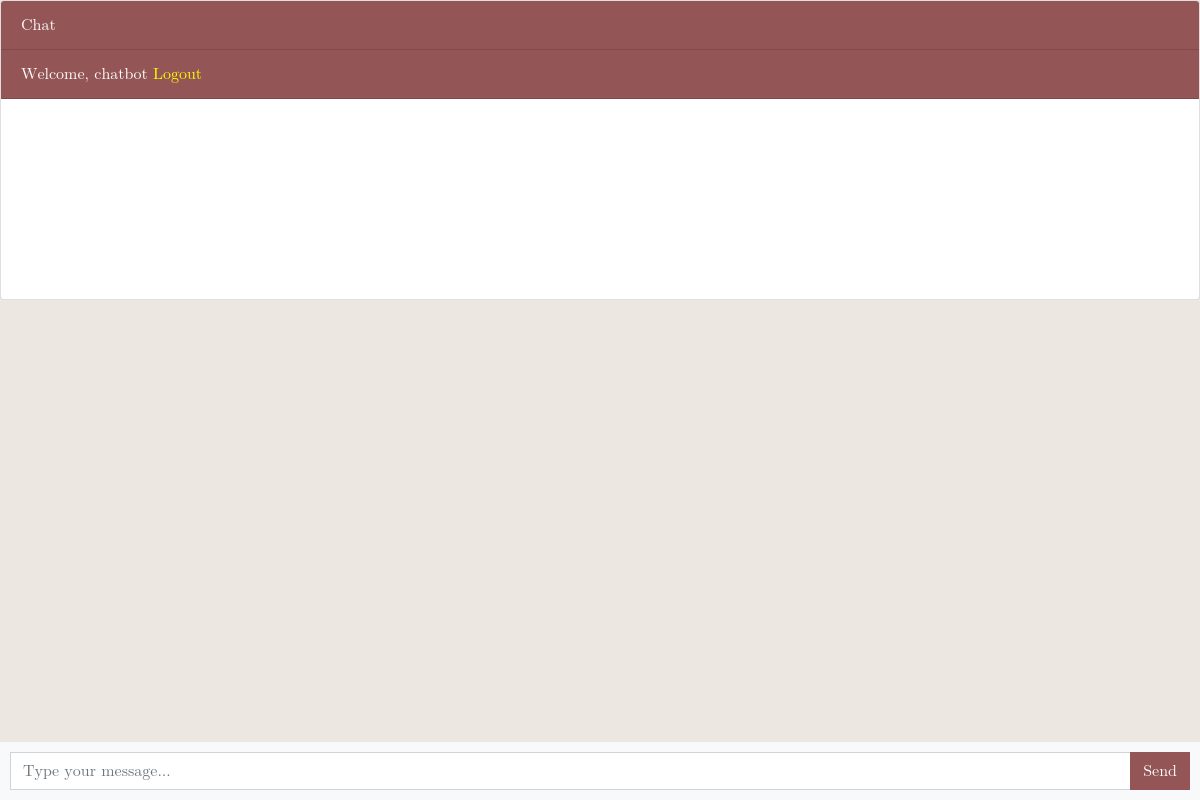
Before: /chat (signed in) with the older database file.
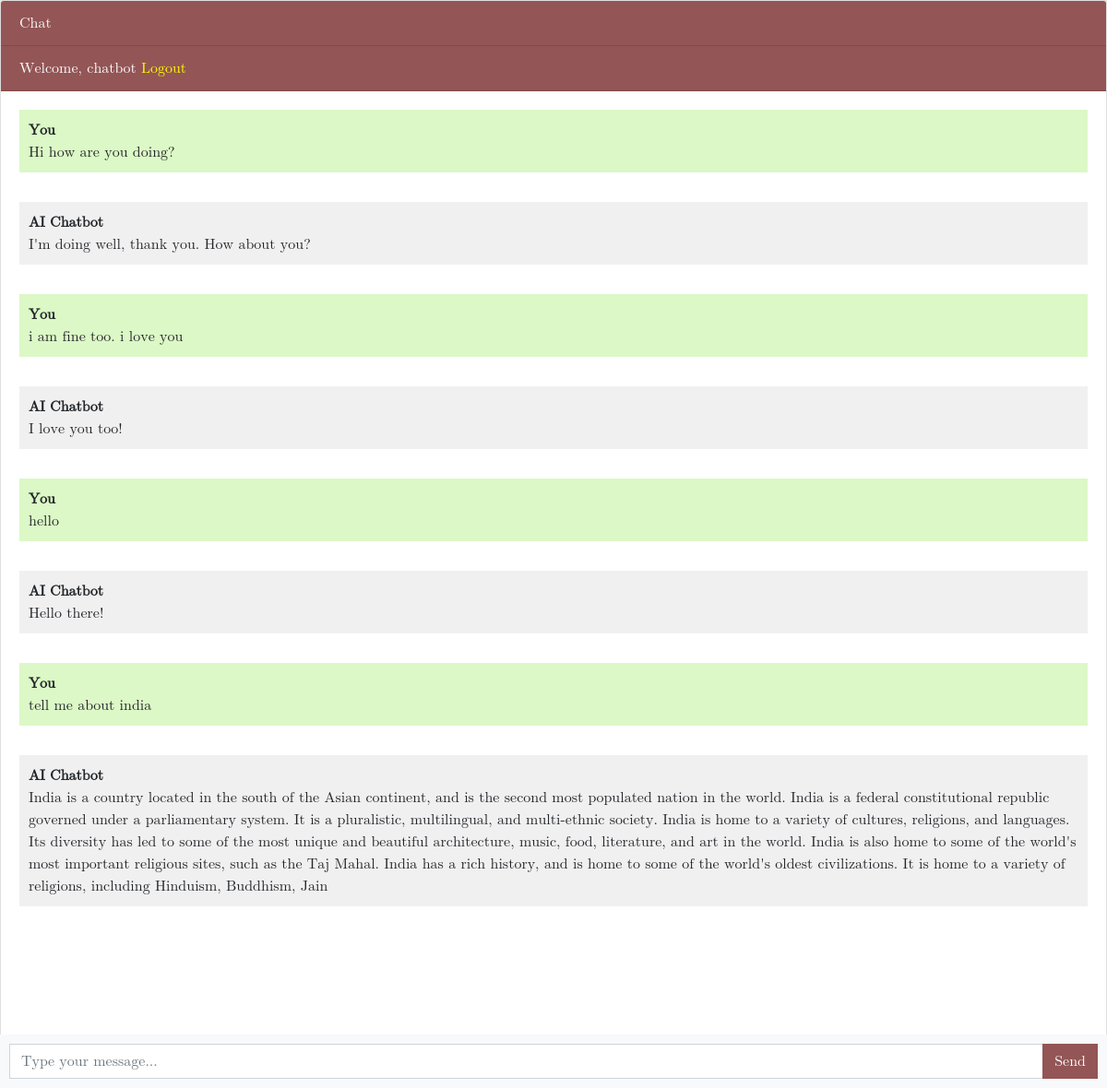
After: the same page with the newer database file.
### chatbot/models.py (models this page shows, shortened)
class Chat(models.Model):
    user = models.ForeignKey(User, on_delete = models.CASCADE)
    message = models.TextField()
    response = models.TextField()
    created_at = models.DateTimeField(auto_now_add=True)

### chatbot/views.py (the view)
# urls.py: path('chat', views.chatbot, name='chatbot'),
def chatbot(request):
    chats = Chat.objects.filter(user = request.user)
    if request.method == 'POST':
        message = request.POST.get('message')
        response = ask_openai(message)
        chat = Chat(user=request.user, message=message, response=response, created_at=timezone.now())
        chat.save()
        return JsonResponse({'message': message,'response' : response})
    return render(request,'chatbot.html',{'chats':chats})

### templates/chatbot.html (shortened to what this page needs)
{% extends 'base.html' %}
{% block content %}
<div class="chat-container">
  <div class="card flex-grow-1">
    <div class="card-header bg text-white">Chat</div>
    {% if user.is_authenticated %}
    <div class="card-header bg text-white">Welcome, {{user.username}} <a style="color:yellow;" href="logout"> Logout</a></div>
    {% else %}
    <div class="card-header bg text-white"><a style="color:yellow;" href="login"> Login</a><a href="register">Register</a> {{user.username}}</div>
    {% endif %}
    <div class="card-body messages-box">
      <ul class="list-unstyled messages-list">
        {% for chat in chats %}
          {% if chat.user == request.user %}
          <li class="message sent">
            <div class="message-text">
              <div class="message-sender">
                <b>You</b>
              </div>
              <div class="message-content">
                {{chat.message}}
              </div>
            </div>
          </li>
          <li class="message received">
            <div class="message-text">
              <div class="message-sender">
                <b>AI Chatbot</b>
              </div>
              <div class="message-content">
                {{chat.response}}
              </div>
            </div>
          </li>
          {% endif %}
        {% endfor %}
      </ul>
    </div>
    <br><br>
    <br><br>
    <br><br>
  </div>
  <form class="message-form" method="post">
    <div class="input-group">
      <input type="text" class="form-control message-input" placeholder="Type your message...">
      <div class="input-group-append">
        <button type="submit" class="btn bg btn-send">Send</button>
      </div>
    </div>
  </form>
</div>
{% endblock %}

### templates/base.html (shortened to what this page needs)
<!DOCTYPE html>
<html lang="en">
  <head>
    <link rel="stylesheet" href="https://stackpath.bootstrapcdn.com/bootstrap/4.3.1/css/bootstrap.min.css">
  </head>
  <body>
    {% block content %}{% endblock %}
  </body>
</html>

### templates/chatbot.html (style rules this page uses)
body { background-color:#ece7e1; font-family:math; height:100%; }
.bg { background-color: #935555; }
.messages-box { flex: 1; overflow-y: auto; }
.messages-list { padding-left: 0; }
.message { margin-bottom: 15px; list-style: none; }
.message-text { padding: 10px; border-radius: 5px; margin-bottom: 2rem; }
.sent { background-color: #dcf8c6; align-self: flex-end; }
.received { background-color: #f1f0f0; align-self: flex-start; }
.message-form { display: flex; position: fixed; bottom: 0; left: 0; right: 0; padding: 10px; background-color: #f8f9fa; }
.message-input { flex: 1; border-radius: 0; border-right: none; }
.btn-send { border-radius: 0; }
.btn { color:white; }
.chat-container { height: 100%; display: flex; flex-direction: column; }

Changed rows visible on the page:
added Chat: message "Hi how are you doing?", response "I'm doing well, thank you. How about you?"
added Chat: message "i am fine too. i love you", response "I love you too!"
added Chat: message "hello", response "Hello there!"
added Chat: message "tell me about india", response "India is a country located in the south of the Asian continent, and is the second most populated nation in the world. India is a federal constitutional republic governed under a parliamentary system. It is a pluralistic, multilingual, and multi-ethnic society. India is home to a variety of cultures, religions, and languages. Its diversity has led to some of the most unique and beautiful architecture, music, food, literature, and art in the world. India is also home to some of the world's most important religious sites, such as the Taj Mahal. India has a rich history, and is home to some of the world's oldest civilizations. It is home to a variety of religions, including Hinduism, Buddhism,…"
